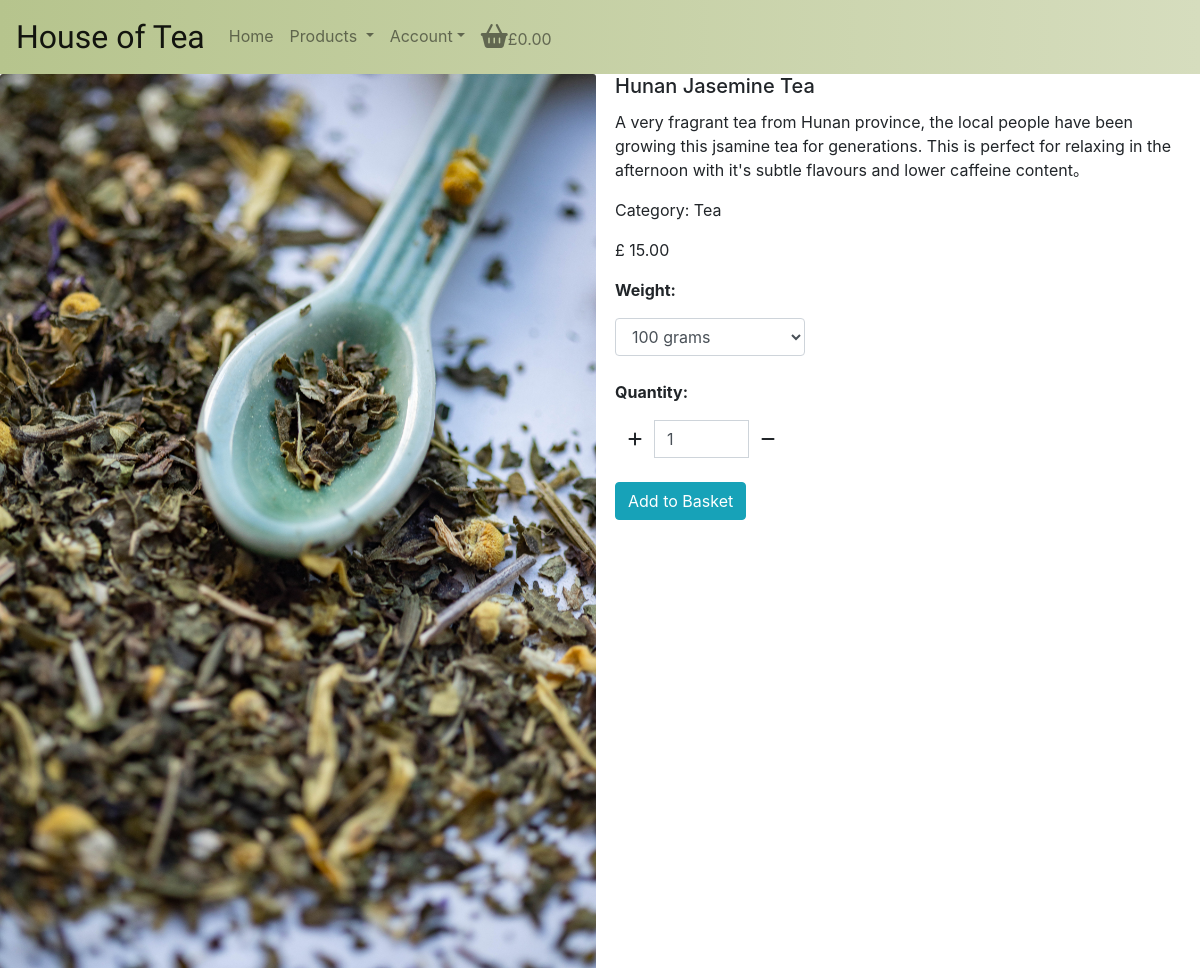
The page /products/1/ on the database its author committed.
### products/models.py (models this page shows, shortened)
class Product(models.Model):
    name = models.CharField(max_length=50, null=True)
    sku = models.CharField(max_length=254, null=True, blank=True)
    price = models.FloatField()
    info = models.TextField()
    category = models.ForeignKey('Categories', null=True, blank=True, on_delete=models.SET_NULL)
    image = models.ImageField()
    image_url = models.URLField(null=True, blank=True)
    weight = models.BooleanField(default=False, null=True, blank=True)

class Categories(models.Model):
    category = models.CharField(max_length=30)
    def __str__(self):
        return self.category

### products/views.py (the view)
# urls.py: path('<int:pk>/', views.productInfoView, name='product_info'),
def productInfoView(request, pk):
    product = get_object_or_404(Product, pk=pk)
    context = {
        'product': product,
    }
    return render(request, 'products/product_info.html', context)

### basket/contexts.py (called while the page is built, shortened)
def current_basket(request):
    basket_items = []
    total = 0
    product_quantity = 0
    basket = request.session.get('basket', {})
    if total < settings.DELIVERY_CHARGE_MAX:
        delivery = total * settings.DELIVERY_CHARGE/50
        delivery_threshold = settings.DELIVERY_CHARGE_MAX - delivery
    else:
        delivery = 30
        delivery_threshold = 0
    grand_total = delivery + total
    context = {
        'basket_items': basket_items,
        'total': total,
        'product_quantity': product_quantity,
        'delivery': delivery,
        'delivery_threshold': delivery_threshold,
        'grand_total': grand_total,
        'delivery_charge': settings.DELIVERY_CHARGE,
        'delivery_charge_max': settings.DELIVERY_CHARGE_MAX,
    }
    return context

### products/templates/products/product_info.html (shortened to what this page needs)
{% extends "base.html" %}
{% load static %}
{% block content %}
<div class="d-flex">
  <div class="pr-1">
    <img class="card-img-top" src="{{ product.image.url }}" alt="Card image cap">
  </div>
  <div class="container col-6">
    <h5 class="card-title">{{ product.name }}</h5>
    <p>{{ product.info }}</p>
    <P>Category: {{ product.category }}</P>
    <p>£ {{ product.price|floatformat:2 }} </p>
    <form action="{% url 'add_to_basket' product.pk %}" method="POST">
      {% with product.weight as amount %}
      {% if amount %}
      <div class="mb-4">
        <p><strong>Weight:</strong></p>
        <select class="col-lg-4 form-control qty_input" name="product_weight" id='id_product_weight'>
          <option value="100g" selected>100 grams</option>
        </select>
      </div>
      {% endif %}
      {% endwith %}
    <div class="mb-4">
      <p><strong>Quantity:</strong></p>
        <div class="form-group w-50">
          <div class="input-group">
              <div class="input-group-prepend">
                  <button class="increase btn btn-black"
                      data-item_id="{{ product.pk }}" id="increase_{{ product.pk }}">
                      <i class="fas fa-plus"></i>
                  </button>
              </div>
              <input class="form-control qty_input col-lg-4 col-md-4 col-sm-4 col-xs-4" type="number"
                  name="quantity" value="1" min="1" max="99"
                  data-item_id="{{ product.pk }}"
                  id="id_qty_{{ product.pk }}">
              <div class="input-group-append">
                  <button class="decrease btn btn-black"
                      data-item_id="{{ product.pk }}" id="decrease_{{ product.pk }}">
                      <i class="fas fa-minus"></i>
                  </button>
              </div>
          </div>
      </div>
    </div>
      <input class="btn btn-info d-block" type="submit" value="Add to Basket">
  </div>
  </div>
{% endblock %}

### static/css/style.css (style rules this page uses)
body { font-family: 'Montserrat' ,Arial, Helvetica, sans-serif width: 100%; }

### rows shown on the page
Product: image (picture), name "Hunan Jasemine Tea", info "A very fragrant tea from Hunan province, the local people have been growing this jsamine tea for generations. This is perfect for relaxing in the afternoon with it's subtle flavours and lower caffeine content。", category "Tea", price "15.00", quantity "1"

### other values the page prints
{{ grand_total|floatformat:2 }} "0.00"
